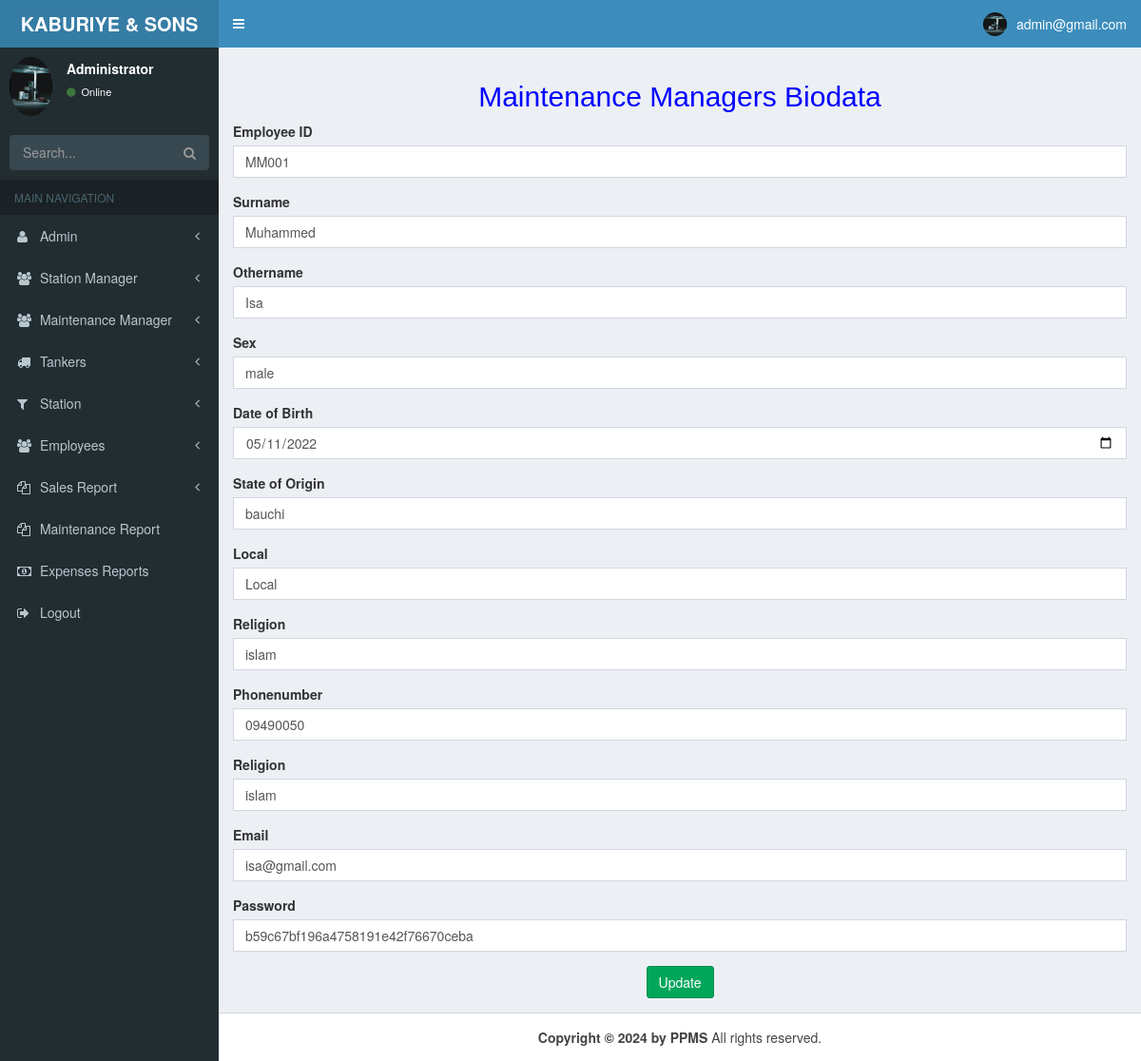
/mm_edit.php?ID=1 (signed in), run on the app's committed database.
### tables this page shows
CREATE TABLE `maintenance_manager` (
  `ID` int(50) NOT NULL,
  `maintenancemanager_id` varchar(50) NOT NULL,
  `surname` varchar(50) NOT NULL,
  `othername` varchar(50) NOT NULL,
  `sex` varchar(7) NOT NULL,
  `dob` varchar(15) NOT NULL,
  `state_origin` varchar(30) NOT NULL,
  `local` varchar(50) NOT NULL,
  `religion` varchar(15) NOT NULL,
  `phonenumber` varchar(16) NOT NULL,
  `email` varchar(100) NOT NULL,
  `password` varchar(50) NOT NULL
);

### mm_edit.php (the view, shortened to what this page needs)
<?php
require __DIR__ . "/config/database.php";
$user = $_SESSION['data'];
$profile = mysqli_query($conn, "select * from admin where email='$user'");
$fetch = mysqli_fetch_array($profile);
?>
<!DOCTYPE html>
<html>
<head>
  <link rel="stylesheet" href="css/bootstrap.min.css">
  <link rel="stylesheet" href="css/font-awesome.min.css">
  <link rel="stylesheet" href="css/ionicons.min.css">
  <link rel="stylesheet" href="css/AdminLTE.min.css">
  <link rel="stylesheet" href="css/_all-skins.min.css">
</head>
<body class="hold-transition skin-blue sidebar-mini">
  <div class="wrapper">
    <header class="main-header">
      <a href="admin_dashboard.php" class="logo">
        <span class="logo-lg"><b>KABURIYE & SONS NIG LTD</b></span>
      </a>
      <nav class="navbar navbar-static-top">
        <a href="#" class="sidebar-toggle" data-toggle="push-menu" role="button">
        </a>
        <div class="navbar-custom-menu">
          <ul class="nav navbar-nav">
            <li class="dropdown user user-menu">
              <a href="#" class="dropdown-toggle" data-toggle="dropdown">
                <img src="images/admin.jpg" class="user-image" alt="User Image">
                <span class="hidden-xs"><?php echo "$fetch[email]"; ?></span>
              </a>
            </li>
          </ul>
        </div>
      </nav>
    </header>
    <aside class="main-sidebar">
      <section class="sidebar">
        <div class="user-panel">
          <div class="pull-left image">
            <img src="images/admin.jpg" class="img-circle" alt="User Image">
          </div>
          <div class="pull-left info">
            <p>Administrator</p>
            <a href="#"><i class="fa fa-circle text-success"></i> Online</a>
          </div>
        </div>
        <form action="#" method="get" class="sidebar-form">
          <div class="input-group">
            <input type="text" name="q" class="form-control" placeholder="Search...">
            <span class="input-group-btn">
              <button type="submit" name="search" id="search-btn" class="btn btn-flat"><i class="fa fa-search"></i>
              </button>
            </span>
          </div>
        </form>
        <ul class="sidebar-menu" data-widget="tree">
          <li class="header">MAIN NAVIGATION</li>
          <li class=" treeview">
            <a href="#">
              <i class="fa fa-user"></i> <span>Admin</span>
              <span class="pull-right-container">
                <i class="fa fa-angle-left pull-right"></i>
              </span>
            </a>
          </li>
          <li class="treeview">
            <a href="#">
              <i class="fa fa-group"></i> <span> Station Manager</span>
              <span class="pull-right-container">
                <small class="fa fa-angle-left pull-right "></small>
              </span>
            </a>
          </li>
          <li class="treeview">
            <a href="#">
              <i class="fa fa-group"></i> <span>Maintenance Manager</span>
              <span class="pull-right-container">
                <small class="fa fa-angle-left pull-right "></small>
              </span>
            </a>
          </li>
          <li class="treeview">
            <a href="#">
              <i class="fa fa-truck"></i> <span>Tankers</span>
              <span class="pull-right-container">
                <small class="fa fa-angle-left pull-right "></small>
              </span>
            </a>
          </li>
          <li class="treeview">
            <a href="#">
              <i class="fa fa-filter"></i> <span>Station</span>
              <span class="pull-right-container">
                <small class="fa fa-angle-left pull-right "></small>
              </span>
            </a>
          </li>
          <li class="treeview">
            <a href="#">
              <i class="fa fa-group"></i> <span>Employees</span>
              <span class="pull-right-container">
                <small class="fa fa-angle-left pull-right "></small>
              </span>
            </a>
          </li>
          <li class="treeview">
            <a href="#">
              <i class="fa fa-files-o"></i> <span> Sales Report</span>
              <span class="pull-right-container">
                <small class="fa fa-angle-left pull-right "></small>
              </span>
            </a>
          </li>
          <li>
          <li>
            <a href="m_report.php">
              <i class="fa fa-files-o"></i> <span>Maintenance Report</span>
            </a>
          </li>
          <li>
          <li>
            <a href="expenses_report.php">
              <i class="fa fa-money"></i> <span>Expenses Reports</span>
            </a>
          </li>
          <li>
          <li>
            <a href="alogout.php">
              <i class="fa fa-sign-out"></i> <span>Logout</span>
            </a>
          </li>
      </section>
    </aside>
    <div class="content-wrapper">
      <section class="content">
        <h2 align="center" style="color:blue;"> Maintenance Managers Biodata</h2>
        <?php
        $userInfo = mysqli_query($conn, "select * from maintenance_manager where ID='$_GET[ID]'");
        $num_users = mysqli_num_rows($userInfo);
        if ($num_users == 1) {
          $user_information = mysqli_fetch_array($userInfo);
        }
        ?>
        <form method="post">
          <div class="form-group">
            <label for="newstitle"><b>Employee ID</b></label>
            <input type="text" name="employee_id" required class="form-control" value="<?php echo  $user_information['maintenancemanager_id']  ?>" />
          </div>
          <div class="form-group">
            <label for=""><b>Surname</b></label>
            <input type="text" name="surname" required class="form-control" value="<?php echo  $user_information['surname']  ?>" />
          </div>
          <div class="form-group">
            <label for=""><b>Othername</b></label>
            <input type="text" name="othername" required class="form-control" value="<?php echo  $user_information['othername']  ?>" />
          </div>
          <div class="form-group">
            <label for=""><b>Sex</b></label>
            <input type="text" name="sex" required class="form-control" value="<?php echo  $user_information['sex']  ?>" />
          </div>
          <div class="form-group">
            <label for=""><b>Date of Birth</b></label>
            <input type="date" name="dob" required class="form-control" value="<?php echo  $user_information['dob']  ?>" />
          </div>
          <div class="form-group">
            <label for=""><b>State of Origin</b></label>
            <input type="text" name="sog" required class="form-control" value="<?php echo  $user_information['state_origin']  ?>" />
          </div>
          <div class=" form-group">
            <label for=""><b>Local</b></label>
            <input type="text" required class="form-control" name="local" value="<?php echo  $user_information['local']  ?>" />
          </div>
          <div class=" form-group">
            <label for=""><b>Religion</b></label>
            <input type="text" required class="form-control" name="religion" value="<?php echo  $user_information['religion']  ?>" />
          </div>
          <div class=" form-group">
            <label for="n"><b>Phonenumber</b></label>
            <input type="text" required class="form-control" name="phonenumber" value="<?php echo  $user_information['phonenumber']  ?>" />
          </div>
          <div class=" form-group">
            <label for="n"><b>Religion</b></label>
            <input type="text" required class="form-control" name="religion" value="<?php echo  $user_information['religion']  ?>" />
          </div>
          <div class=" form-group">
            <label for="n"><b>Email</b></label>
            <input type="text" required class="form-control" name="email" value="<?php echo  $user_information['email']  ?>" />
          </div>
          <div class=" form-group">
            <label for="n"><b>Password</b></label>
            <input type="text" required class="form-control" name="password" value="<?php echo  $user_information['password']  ?>" />
          </div>
          <center>
            <input type="submit" class="btn btn-success" value="Update" name="insert" />
          </center>
        </form>
      </section>
    </div>
    <footer class="main-footer">
      <center> <strong>Copyright &copy; 2024 by PPMS</strong> All rights reserved.</center>
    </footer>
  </div>
</body>
</html>

### data on the page
maintenance_manager: employee_id "MM001", surname "Muhammed", othername "Isa", sex "male", dob "05/11/2022", sog "bauchi", local "Local", religion "islam", phonenumber "09490050", email "isa@gmail.com", password "b59c67bf196a4758191e42f76670ceba"

### other printed values
$fetch[email] "admin@gmail.com"
